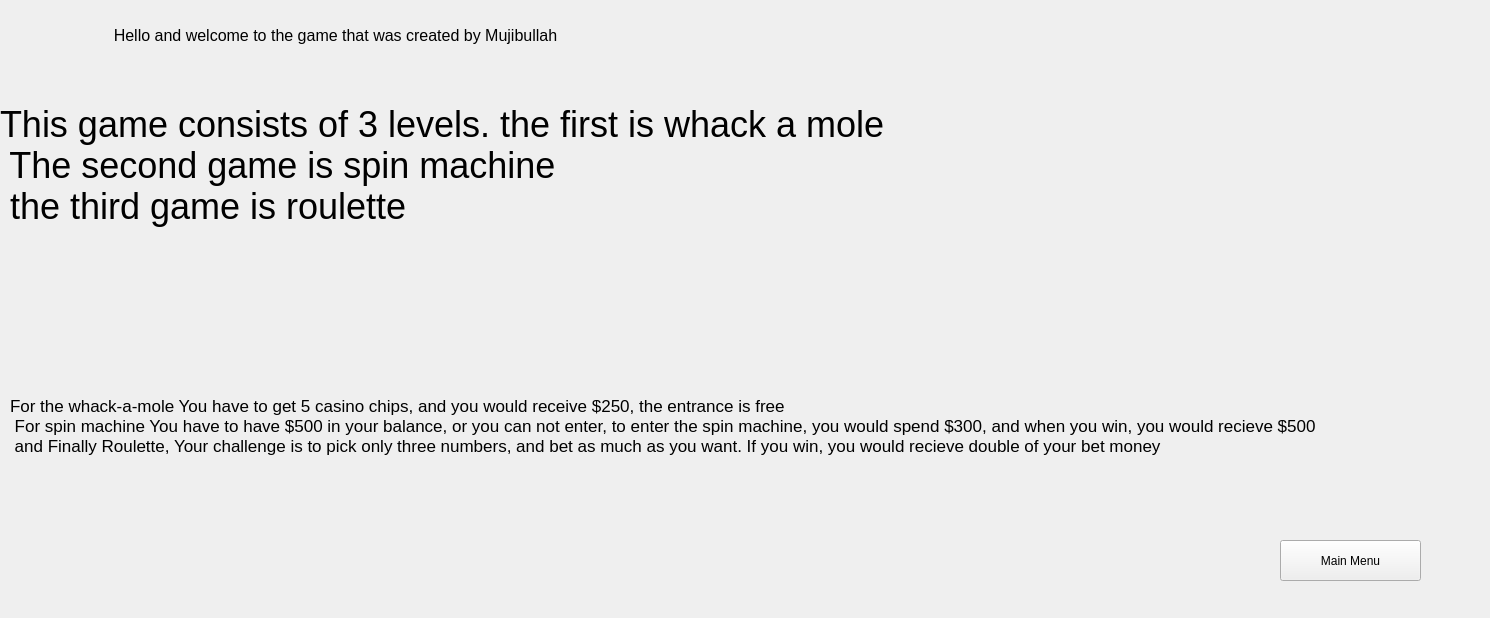
<?xml version="1.0" encoding="UTF-8"?>
<ui version="4.0">
 <class>MainWindow</class>
 <widget class="QMainWindow" name="MainWindow">
  <property name="geometry">
   <rect>
    <x>0</x>
    <y>0</y>
    <width>1490</width>
    <height>618</height>
   </rect>
  </property>
  <property name="windowTitle">
   <string>Page 1</string>
  </property>
  <widget class="QWidget" name="centralwidget">
   <widget class="QLabel" name="label">
    <property name="geometry">
     <rect>
      <x>80</x>
      <y>10</y>
      <width>511</width>
      <height>51</height>
     </rect>
    </property>
    <property name="font">
     <font>
      <pointsize>12</pointsize>
     </font>
    </property>
    <property name="text">
     <string>Hello and welcome to the game that was created by Mujibullah</string>
    </property>
    <property name="alignment">
     <set>Qt::AlignmentFlag::AlignCenter</set>
    </property>
   </widget>
   <widget class="QLabel" name="label_2">
    <property name="geometry">
     <rect>
      <x>0</x>
      <y>70</y>
      <width>1211</width>
      <height>191</height>
     </rect>
    </property>
    <property name="font">
     <font>
      <pointsize>27</pointsize>
     </font>
    </property>
    <property name="text">
     <string>This game consists of 3 levels. the first is whack a mole
 The second game is spin machine
 the third game is roulette</string>
    </property>
   </widget>
   <widget class="QLabel" name="label_3">
    <property name="geometry">
     <rect>
      <x>10</x>
      <y>330</y>
      <width>1451</width>
      <height>191</height>
     </rect>
    </property>
    <property name="font">
     <font>
      <pointsize>13</pointsize>
     </font>
    </property>
    <property name="text">
     <string>For the whack-a-mole You have to get 5 casino chips, and you would receive $250, the entrance is free
 For spin machine You have to have $500 in your balance, or you can not enter, to enter the spin machine, you would spend $300, and when you win, you would recieve $500  
 and Finally Roulette, Your challenge is to pick only three numbers, and bet as much as you want. If you win, you would recieve double of your bet money</string>
    </property>
   </widget>
   <widget class="QPushButton" name="btn_main">
    <property name="geometry">
     <rect>
      <x>1280</x>
      <y>540</y>
      <width>141</width>
      <height>41</height>
     </rect>
    </property>
    <property name="text">
     <string>Main Menu</string>
    </property>
   </widget>
  </widget>
 </widget>
 <resources/>
 <connections>
  <connection>
   <sender>btn_main</sender>
   <signal>clicked()</signal>
   <receiver>MainWindow</receiver>
   <slot>btn_main_a()</slot>
   <hints>
    <hint type="sourcelabel">
     <x>1322</x>
     <y>565</y>
    </hint>
    <hint type="destinationlabel">
     <x>1263</x>
     <y>569</y>
    </hint>
   </hints>
  </connection>
 </connections>
 <slots>
  <slot>btn_main_a()</slot>
 </slots>
</ui>
